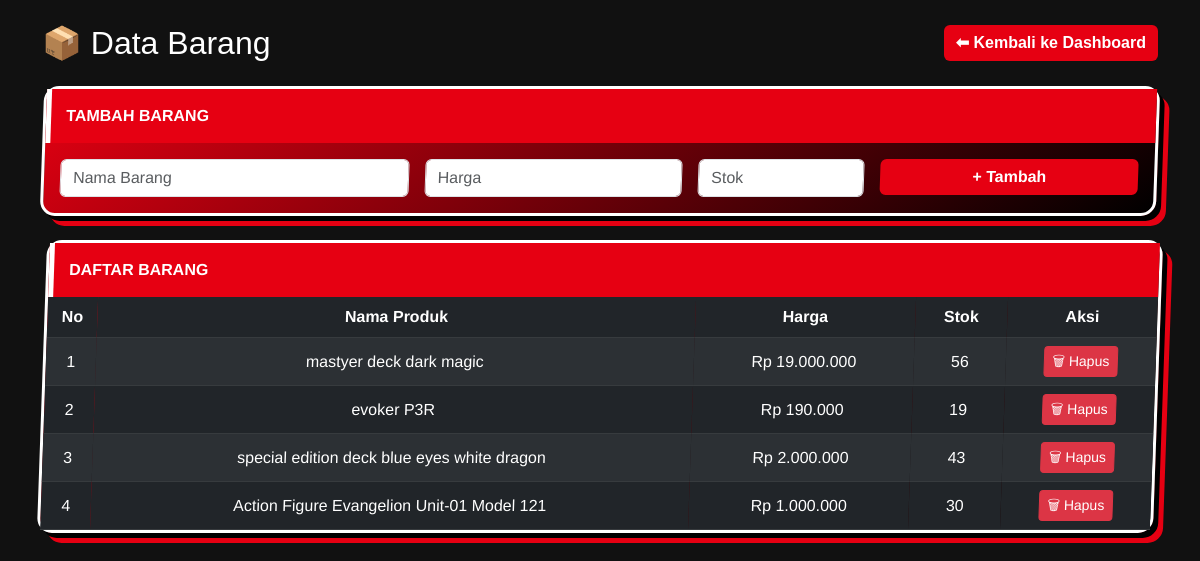
Page /barang.php (signed in) on the committed database.
### tables this page shows
CREATE TABLE `produk` (
  `ProdukID` int(11) NOT NULL,
  `NamaProduk` varchar(100) NOT NULL,
  `Harga` decimal(10,2) NOT NULL,
  `Stok` int(11) NOT NULL,
  `Foto` varchar(225) DEFAULT 'avatar.jpeg'
);

### barang.php (the view, shortened to what this page needs)
<?php
include "confing.php";
$barang = mysqli_query($koneksi, "SELECT * FROM produk");
?>
<!DOCTYPE html>
<html lang="id">
<head>
  <link href="https://cdn.jsdelivr.net/npm/bootstrap@5.3.0/dist/css/bootstrap.min.css" rel="stylesheet">
</head>
<body>
  <div class="container py-4">
    <div class="d-flex justify-content-between align-items-center mb-4">
      <h2 class="mb-0">📦 Data Barang</h2>
      <a href="dashboard.php" class="btn btn-p5">⬅ Kembali ke Dashboard</a>
    </div>
    <div class="card p5-card mb-4">
      <div class="p5-header">Tambah Barang</div>
      <div class="card-body">
        <form method="post" class="row g-3">
          <div class="col-md-4">
            <input type="text" name="nama" class="form-control" placeholder="Nama Barang" required>
          </div>
          <div class="col-md-3">
            <input type="number" name="harga" class="form-control" placeholder="Harga" required>
          </div>
          <div class="col-md-2">
            <input type="number" name="stok" class="form-control" placeholder="Stok" required>
          </div>
          <div class="col-md-3">
            <button type="submit" name="tambah" class="btn btn-p5 w-100">+ Tambah</button>
          </div>
        </form>
      </div>
    </div>
    <div class="card p5-card">
      <div class="p5-header">Daftar Barang</div>
      <div class="card-body p-0 table-responsive">
        <table class="table table-dark table-striped mb-0 text-center align-middle">
          <thead>
            <tr>
              <th style="width: 50px;">No</th>
              <th>Nama Produk</th>
              <th>Harga</th>
              <th>Stok</th>
              <th style="width: 150px;">Aksi</th>
            </tr>
          </thead>
          <tbody>
            <?php $no = 1;
            while ($row = mysqli_fetch_assoc($barang)): ?>
              <tr>
                <td><?= $no++ ?></td>
                <td><?= $row['NamaProduk'] ?></td>
                <td>Rp <?= number_format($row['Harga'], 0, ',', '.') ?></td>
                <td><?= $row['Stok'] ?></td>
                <td>
                  <a href="produk_hapus.php?id=<?= $row['ProdukID'] ?>" class="btn btn-danger btn-sm"
                    onclick="return confirm('Yakin ingin hapus produk ini?')">🗑 Hapus</a>
                </td>
              </tr>
            <?php endwhile; ?>
          </tbody>
        </table>
      </div>
    </div>
  </div>
</body>
</html>

### barang.php (style rules this page uses)
body { background: #111; color: #fff; font-family: 'Montserrat', sans-serif; }
.p5-card { border-radius: 15px; border: 3px solid #fff; background: linear-gradient(145deg, #e60012, #000); color: white; box-shadow: 5px 5px 0px #000, 10px 10px 0px #e60012; transform: skew(-2deg); transition: 0.3s; }
.p5-header { background: #e60012; color: white; padding: 15px; text-transform: uppercase; font-weight: bold; border-left: 5px solid #fff; }
.btn-p5 { background: #e60012; border: none; font-weight: bold; color: white; transition: 0.2s; }
input, select { background: #222; color: #fff; border: 2px solid #e60012; }
input::placeholder { color: #ccc; }

### rows in the picture
produk: NamaProduk "mastyer deck dark magic", Harga "19.000.000", Stok "56"
produk: NamaProduk "evoker P3R", Harga "190.000", Stok "19"
produk: NamaProduk "special edition deck blue eyes white dragon", Harga "2.000.000", Stok "43"
produk: NamaProduk "Action Figure Evangelion Unit-01 Model 121", Harga "1.000.000", Stok "30"
